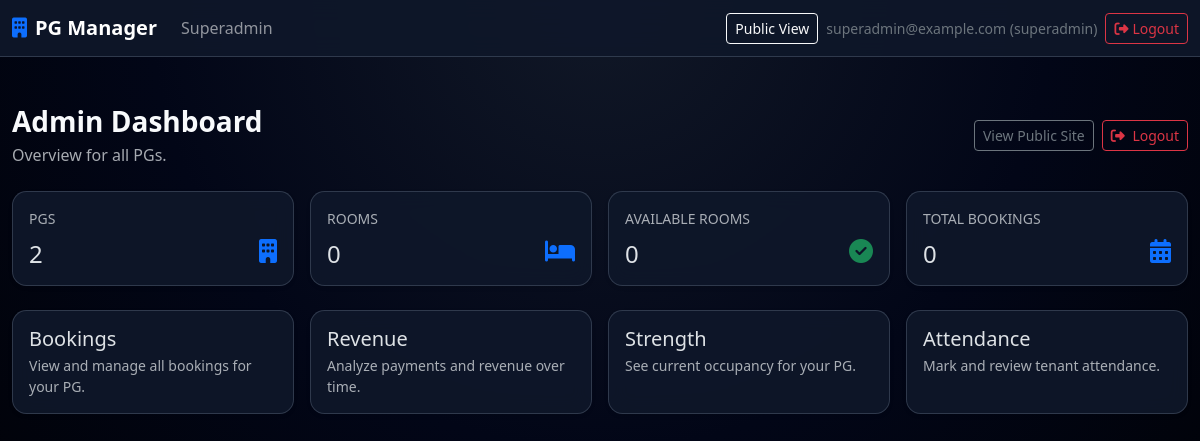
The app's page /admin/dashboard (signed in) with its own data.
### models.py (models this page shows, shortened)
class User(UserMixin, db.Model):
    id = db.Column(db.Integer, primary_key=True)
    username = db.Column(db.String(120), unique=True, nullable=False)  # email / login id
    password_hash = db.Column(db.String(255), nullable=False)
    role = db.Column(db.String(20), nullable=False, default="tenant")
    pg_id = db.Column(db.Integer, db.ForeignKey("pg.id"), nullable=True)

### app.py (the view)
@app.route("/admin/dashboard")
@roles_required("admin", "superadmin")
def admin_dashboard():
    if current_user.role == "admin":
        pg_id = current_user.pg_id
        total_rooms = Room.query.filter_by(pg_id=pg_id).count()
        available_rooms = Room.query.filter_by(pg_id=pg_id, available=True).count()
        total_bookings = (
            Booking.query.join(Room).filter(Room.pg_id == pg_id).count()
        )
        total_pgs = 1
        paid_bookings = (
            Booking.query.join(Room)
            .filter(Room.pg_id == pg_id, Booking.payment_status == "paid")
            .count()
        )
        paid = (
            Booking.query.join(Room)
            .filter(Room.pg_id == pg_id, Booking.payment_status == "paid")
            .all()
        )
    else:  # superadmin viewing admin dashboard as global view
        total_pgs = PG.query.count()
        total_rooms = Room.query.count()
        available_rooms = Room.query.filter_by(available=True).count()
        total_bookings = Booking.query.count()
        paid_bookings = Booking.query.filter_by(payment_status="paid").count()
        paid = Booking.query.filter_by(payment_status="paid").all()
    stats = {
        "total_pgs": total_pgs,
        "total_rooms": total_rooms,
        "available_rooms": available_rooms,
        "total_bookings": total_bookings,
        "paid_bookings": paid_bookings,
    }
    total_revenue = sum(compute_booking_total(b) for b in paid)
    return render_template(
        "admin/dashboard.html",
        stats=stats,
        total_revenue=total_revenue,
    )

### app.py (called while the page is built)
@login_manager.user_loader
def load_user(user_id):
    return User.query.get(int(user_id))

def roles_required(*roles):
    def decorator(view):
        @wraps(view)
        @login_required
        def wrapped(*args, **kwargs):
            if current_user.role not in roles:
                abort(403)
            return view(*args, **kwargs)
        return wrapped
    return decorator

### templates/admin/dashboard.html (shortened to what this page needs)
{% extends "base.html" %}
{% block content %}
<div class="container-fluid py-4">
  <div class="d-flex justify-content-between align-items-center mb-4">
    <div>
      <h1 class="h3 mb-1 fw-semibold">Admin Dashboard</h1>
      <p class="text-muted mb-0">
        Overview for {{ 'your PG' if current_user.role == 'admin' else 'all PGs' }}.
      </p>
    </div>
    <div class="d-flex gap-2">
      <a href="{{ url_for('home') }}" class="btn btn-outline-secondary btn-sm">
        View Public Site
      </a>
      <a href="{{ url_for('logout') }}" class="btn btn-outline-danger btn-sm">
        <i class="fas fa-sign-out-alt me-1"></i> Logout
      </a>
    </div>
  </div>
  <div class="row g-3 mb-4">
    <div class="col-md-3">
      <div class="card shadow-sm h-100">
        <div class="card-body">
          <p class="text-muted text-uppercase small mb-1">PGs</p>
          <div class="d-flex justify-content-between align-items-end">
            <h2 class="h4 mb-0">{{ stats.total_pgs }}</h2>
            <span class="text-primary fs-4"><i class="fas fa-building"></i></span>
          </div>
        </div>
      </div>
    </div>
    <div class="col-md-3">
      <div class="card shadow-sm h-100">
        <div class="card-body">
          <p class="text-muted text-uppercase small mb-1">Rooms</p>
          <div class="d-flex justify-content-between align-items-end">
            <h2 class="h4 mb-0">{{ stats.total_rooms }}</h2>
            <span class="text-primary fs-4"><i class="fas fa-bed"></i></span>
          </div>
        </div>
      </div>
    </div>
    <div class="col-md-3">
      <div class="card shadow-sm h-100">
        <div class="card-body">
          <p class="text-muted text-uppercase small mb-1">Available Rooms</p>
          <div class="d-flex justify-content-between align-items-end">
            <h2 class="h4 mb-0">{{ stats.available_rooms }}</h2>
            <span class="text-success fs-4"><i class="fas fa-check-circle"></i></span>
          </div>
        </div>
      </div>
    </div>
    <div class="col-md-3">
      <div class="card shadow-sm h-100">
        <div class="card-body">
          <p class="text-muted text-uppercase small mb-1">Total Bookings</p>
          <div class="d-flex justify-content-between align-items-end">
            <h2 class="h4 mb-0">{{ stats.total_bookings or 0 }}</h2>
            <span class="text-primary fs-4"><i class="fas fa-calendar-alt"></i></span>
          </div>
        </div>
      </div>
    </div>
  </div>
  <div class="row g-3">
    <div class="col-lg-3 col-md-6">
      <a href="{{ url_for('admin_bookings') }}" class="text-decoration-none text-dark">
        <div class="card shadow-sm h-100">
          <div class="card-body">
            <h5 class="card-title mb-1">Bookings</h5>
            <p class="card-text text-muted small mb-0">
              View and manage all bookings for your PG.
            </p>
          </div>
        </div>
      </a>
    </div>
    <div class="col-lg-3 col-md-6">
      <a href="{{ url_for('admin_revenue_report') }}" class="text-decoration-none text-dark">
        <div class="card shadow-sm h-100">
          <div class="card-body">
            <h5 class="card-title mb-1">Revenue</h5>
            <p class="card-text text-muted small mb-0">
              Analyze payments and revenue over time.
            </p>
          </div>
        </div>
      </a>
    </div>
    <div class="col-lg-3 col-md-6">
      <a href="{{ url_for('admin_strength_report') }}" class="text-decoration-none text-dark">
        <div class="card shadow-sm h-100">
          <div class="card-body">
            <h5 class="card-title mb-1">Strength</h5>
            <p class="card-text text-muted small mb-0">
              See current occupancy for your PG.
            </p>
          </div>
        </div>
      </a>
    </div>
    <div class="col-lg-3 col-md-6">
      <a href="{{ url_for('admin_attendance') }}" class="text-decoration-none text-dark">
        <div class="card shadow-sm h-100">
          <div class="card-body">
            <h5 class="card-title mb-1">Attendance</h5>
            <p class="card-text text-muted small mb-0">
              Mark and review tenant attendance.
            </p>
          </div>
        </div>
      </a>
    </div>
  </div>
</div>
{% endblock %}

### templates/base.html (shortened to what this page needs)
<!doctype html>
<html lang="en" data-bs-theme="dark">
<head>
  <link href="https://cdn.jsdelivr.net/npm/bootstrap@5.3.3/dist/css/bootstrap.min.css" rel="stylesheet">
  <link href="https://cdnjs.cloudflare.com/ajax/libs/font-awesome/6.5.1/css/all.min.css" rel="stylesheet">
</head>
<body>
<nav class="navbar navbar-expand-lg navbar-pg navbar-dark">
  <div class="container-fluid">
    <a class="navbar-brand fw-semibold" href="{{ url_for('home') }}">
      <i class="fas fa-building me-2 text-primary"></i>PG Manager
    </a>
    <div class="collapse navbar-collapse" id="mainNavbar">
      <ul class="navbar-nav me-auto mb-2 mb-lg-0">
        {% if current_user.is_authenticated %}
          {% if current_user.role == 'superadmin' %}
            <li class="nav-item">
              <a class="nav-link" href="{{ url_for('superadmin_dashboard') }}">Superadmin</a>
            </li>
          {% elif current_user.role == 'admin' %}
            <li class="nav-item">
              <a class="nav-link" href="{{ url_for('admin_dashboard') }}">Admin</a>
            </li>
          {% elif current_user.role == 'tenant' %}
            <li class="nav-item">
              <a class="nav-link" href="{{ url_for('tenant_dashboard') }}">Tenant</a>
            </li>
          {% endif %}
        {% endif %}
      </ul>
      <div class="d-flex align-items-center gap-2">
        <a href="{{ url_for('home') }}" class="btn btn-sm btn-outline-light">Public View</a>
        {% if current_user.is_authenticated %}
          <span class="text-secondary small d-none d-md-inline">
            {{ current_user.username }} ({{ current_user.role }})
          </span>
          <a href="{{ url_for('logout') }}" class="btn btn-sm btn-outline-danger">
            <i class="fas fa-sign-out-alt me-1"></i>Logout
          </a>
        {% else %}
          <a href="{{ url_for('login') }}" class="btn btn-sm btn-primary">
            <i class="fas fa-sign-in-alt me-1"></i>Login
          </a>
        {% endif %}
      </div>
    </div>
  </div>
</nav>
<main class="py-4">
  {% block content %}{% endblock %}
</main>
</body>
</html>

### templates/base.html (style rules this page uses)
:root { --pg-primary: #0d6efd; --pg-secondary: #6c757d; --pg-accent: #20c997; --pg-bg: #050814; --pg-card-bg: #111827; }
body { min-height: 100vh; background: radial-gradient(circle at top, #111827 0, #020617 45%, #000 100%); color: #f8fafc; font-family: system-ui, -apple-system, "Segoe UI", Roboto, "Helvetica Neue", Arial, sans-serif; }
.navbar-pg { background: rgba(15, 23, 42, 0.92); backdrop-filter: blur(12px); border-bottom: 1px solid rgba(148, 163, 184, 0.25); }
.card { border-radius: 0.9rem; border: 1px solid rgba(148, 163, 184, 0.25); background-color: rgba(15, 23, 42, 0.92); backdrop-filter: blur(10px); }
a { text-decoration: none; }

### records on screen
User: username "superadmin@example.com", role "superadmin", role "all PGs"

### other values on screen
{{ stats.total_pgs }} "2"
{{ stats.total_rooms }} "0"
{{ stats.available_rooms }} "0"
{{ stats.total_bookings or 0 }} "0"
